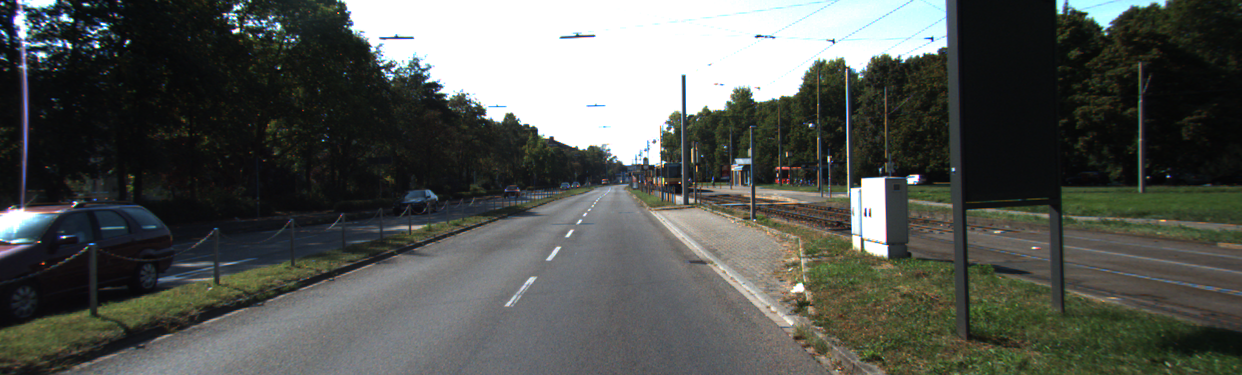
#> input picture LAB_VA_13/carretera.png, 1242 x 375 px
$ jupyter execute hough_cv2.ipynb
#> lines starting #> are read from the running program, lines starting #| are printed output that depends on the picture; after the words box and inside, x2 and y2 are one past the last pixel; in counts of white or black regions, pixels touching at a corner belong together
#> further down, image is the input picture: shape (375, 1242, 3); mean B, G, R 82.1, 86.6, 83.6
[cell 1]
import cv2
import numpy as np
import matplotlib.pyplot as plt

[cell 2]
def mascara(imagen):
    puntos_referencia = np.array([(1, 374), (1231, 374),(705, 176) ,(501, 176) ], dtype=np.int32)
    mascara = np.zeros_like(imagen)
    cv2.fillPoly(mascara, [puntos_referencia], (255, 255, 255))
    imagen_resultado = cv2.bitwise_and(imagen, mascara)
    return imagen_resultado

[cell 3]
def draw_lines(img, lines, color=[255, 0, 0], thickness=7):
    for line in lines:
        for x1, y1, x2, y2 in line:
            cv2.line(img, (x1, y1), (x2, y2), color, thickness)

[cell 4]
def rgb2gray(rgb):
    return np.dot(rgb[..., :3], [0.299, 0.587, 0.114]).astype(np.uint8)
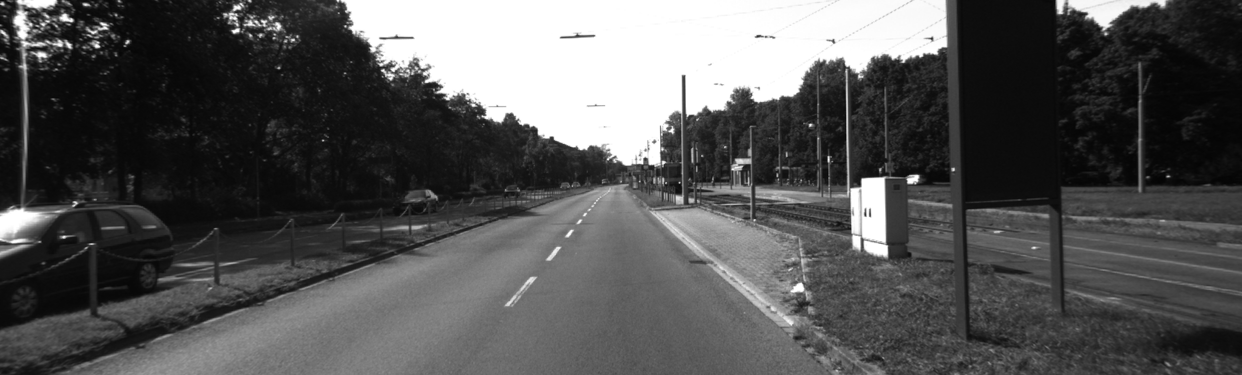
#> returned value: shape (375, 1242); min 2, max 255, mean 84.4

[cell 5]
def convolucion(imagen, kernel):
    altura, ancho = imagen.shape
#> altura = 375; ancho = 1242
    kaltura, kancho = kernel.shape
    khalf, kwhalf = kaltura // 2, kancho // 2
    salida = np.zeros((altura, ancho))

    for y in range(khalf, altura - khalf):
        for x in range(kwhalf, ancho - kwhalf):
            region = imagen[y - khalf:y + khalf + 1, x - kwhalf:x + kwhalf + 1]
            salida[y, x] = np.sum(region * kernel)

    return salida.astype(np.uint8)

[cell 6]
def kernel_gaussiano(imagen):
    kernel_gaussiano = np.array([[1, 4,  7,  4,  1],
                                [4, 16, 26, 16, 4],
                                [7, 26, 41, 26, 7],
                                [4, 16, 26, 16, 4],
                                [1, 4,  7,  4,  1]]) / 273
    imagen_suavizada = convolucion(imagen, kernel_gaussiano)
    return imagen_suavizada

[cell 7]
image = cv2.imread('carretera.png')

gray = rgb2gray(image)

blur = kernel_gaussiano(gray)

low_t = 50
high_t = 150
edges = cv2.Canny(blur, low_t,high_t)
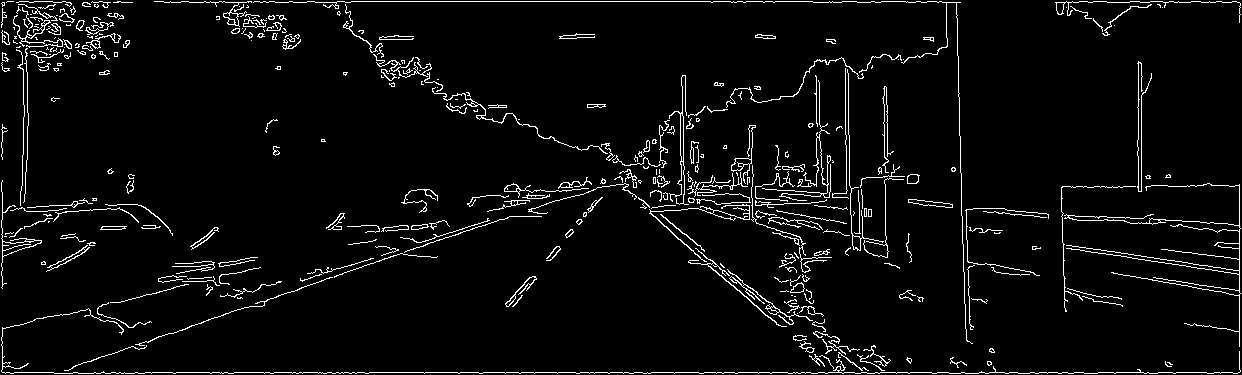
#> edges: shape (375, 1242); 4.5% white in thin lines or dots

cropped_image = mascara(edges)
#> in mascara, `cv2.fillPoly(mascara, [puntos_referencia], (255, 255, 255))`:
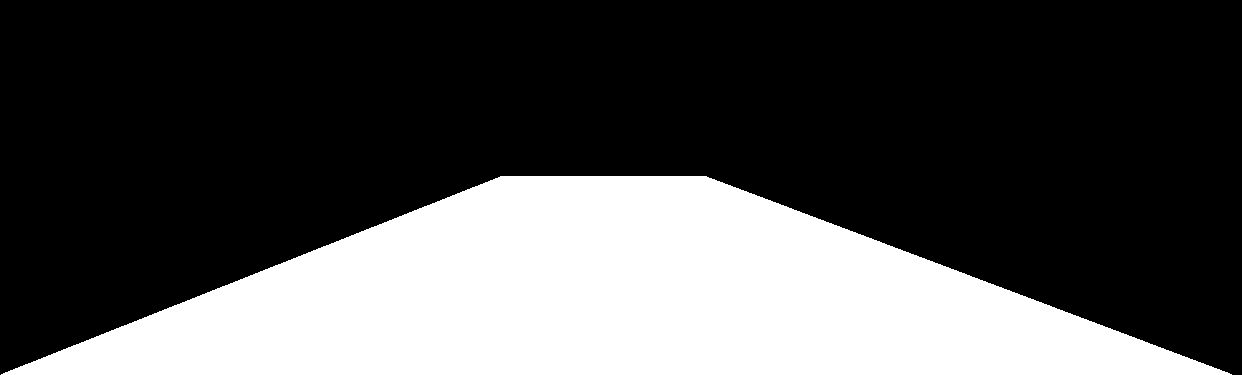
#> mascara: shape (375, 1242); 30.7% white; 1 white region, box (x1, y1, x2, y2) and area: (1, 176, 1232, 375) 143196
#> in mascara, `imagen_resultado = cv2.bitwise_and(imagen, mascara)`:
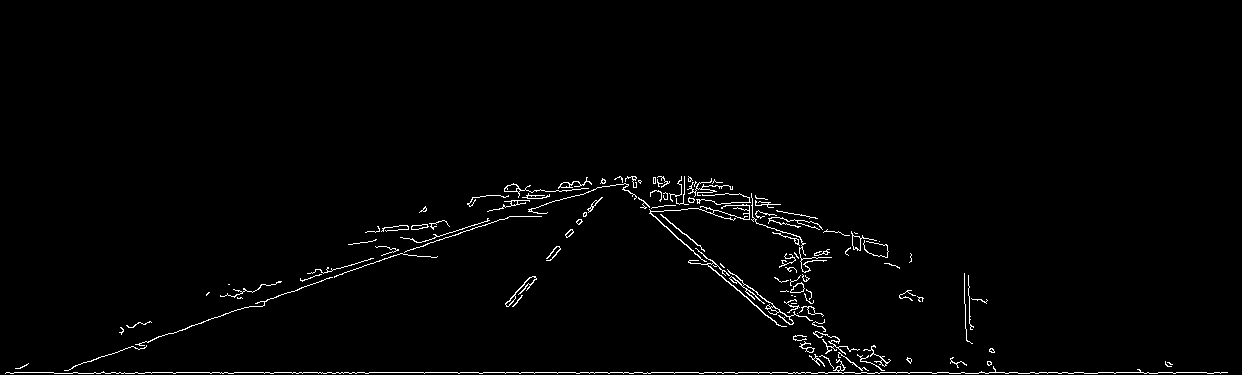
#> imagen_resultado: shape (375, 1242); 1.5% white in thin lines or dots, all inside (x1, y1, x2, y2) = (5, 176, 1228, 374)

plt.figure(figsize=(20, 10))
plt.subplot(2, 1, 1)
plt.imshow(cropped_image, cmap='gray')

lines = cv2.HoughLinesP(cropped_image, 1, np.pi/180, 100, np.array([]), minLineLength=10, maxLineGap=10)
#> lines = 16 rows, first 6: [94, 372, 948, 372], [72, 367, 510, 216], [1005, 373, 1097, 373], [1207, 373, 1220, 373], [54, 373, 151, 373], [664, 226, 776, 324]

for line in lines:
    x1, y1, x2, y2 = line[0]
    cv2.line(image, (x1, y1), (x2, y2), (0, 255, 0), 2)  # Dibuja la línea en verde
#> this loop made 16 passes
#> (x1, y1, x2, y2) on passes 1 to 12: (94, 372, 948, 372), (72, 367, 510, 216), (1005, 373, 1097, 373), (1207, 373, 1220, 373), (54, 373, 151, 373), (664, 226, 776, 324), (419, 242, 489, 220), (641, 199, 704, 250), (301, 287, 478, 226), (1144, 373, 1157, 373), (659, 221, 669, 229), (576, 373, 594, 373)
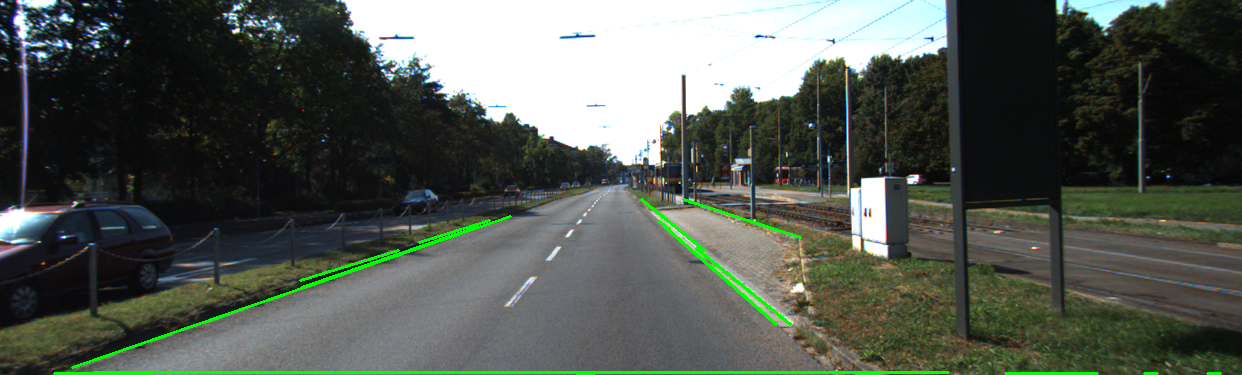
#> image: shape (375, 1242, 3); mean B, G, R 80.7, 88.7, 82.1

plt.subplot(2, 1, 2)
plt.imshow(cv2.cvtColor(image, cv2.COLOR_BGR2RGB))
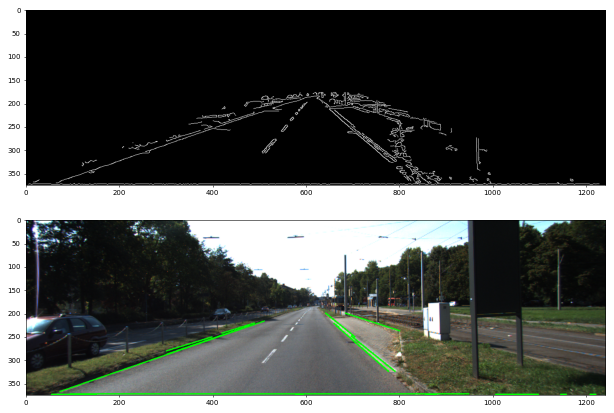
#> figure drawn by matplotlib, 2 panels
